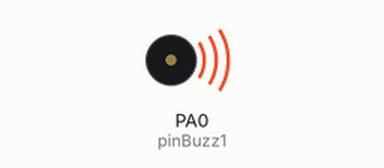
The sketch below on a simulated STM32 Blue Pill. On the bench: buzzer (waves = sounding). What the sketch prints to the serial monitor is not drawn.

Above: at 0.1 s.
Timing chart, 0 to 1.6 s (numbered marks = the images above):
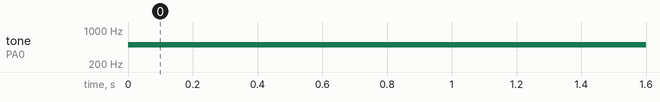

The sketch:

19_bp_buzzer2.ino
```cpp
int pinBuzz1 = PA0;
int pinBuzz2 = PA1;

int pinBuzzs[] = {pinBuzz1, pinBuzz2};

// Melody melody("c d f f f f f f f f");

void setup() {
  Serial.begin(9600);
  // melody.setTempo(120);
}

void loop() {

  Serial.println("print");
  tone(pinBuzz1, 500);
  // melody.restart();


  // while(melody.hasNext()){
  //   melody.next();

  //   unsigned int freq = melody.getFrequency();
  //   unsigned long duration = melody.getDuration();
  //   int loudness = melody.getLoudness();
  //   Serial.println("freq=" + String(freq));

  //   freq > 0 ? tone(pinBuzz1,freq,duration) : noTone(pinBuzz1);

  //   // loudness could be use with a mapping, according to your buzzer or sound-producing hardware
  //   //For Example :
  //   /*
  //     {
  //       int realIntensity = map(loudness, -4, 4, 0, 1023);
  //       myBuzzer.setIntensity(realIntensity);
  //     }


  //   */

  // }
}
```

Measured:
- by itself, tone on PA0 (pinBuzz1): silent → 500 Hz at 0.00 s
